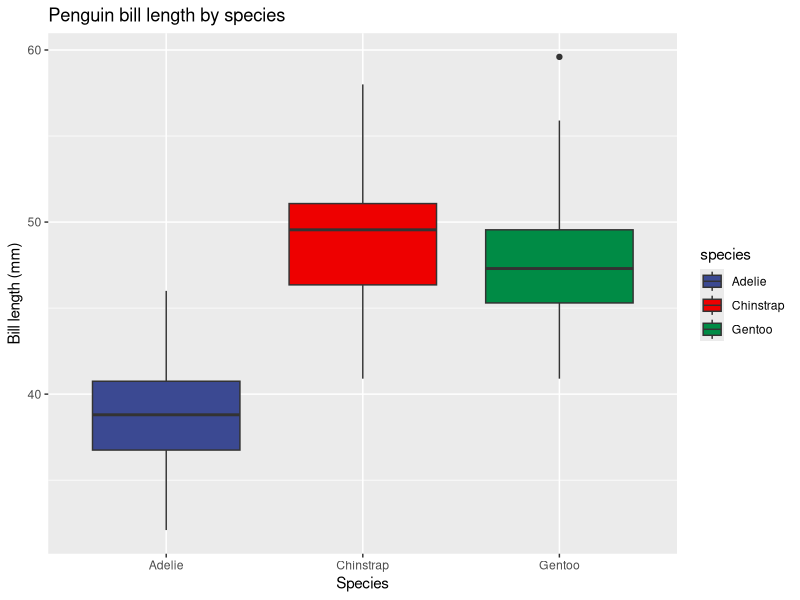
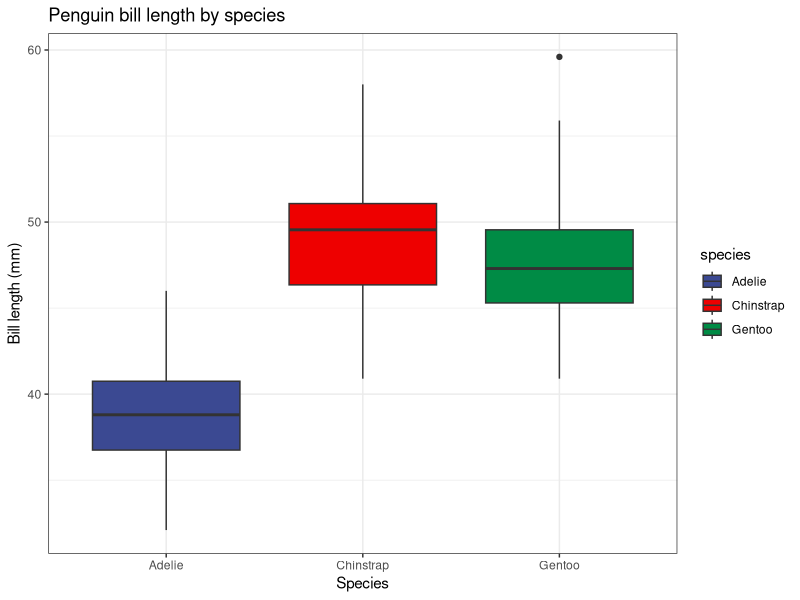
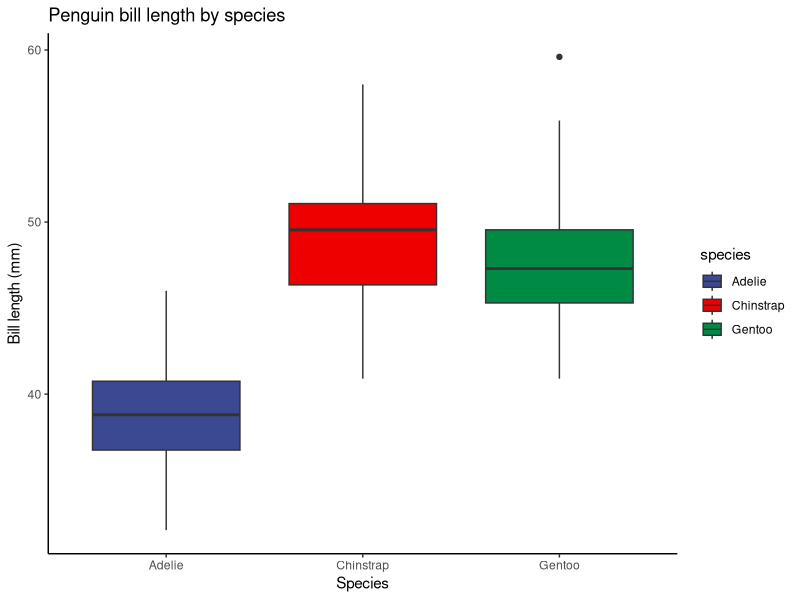
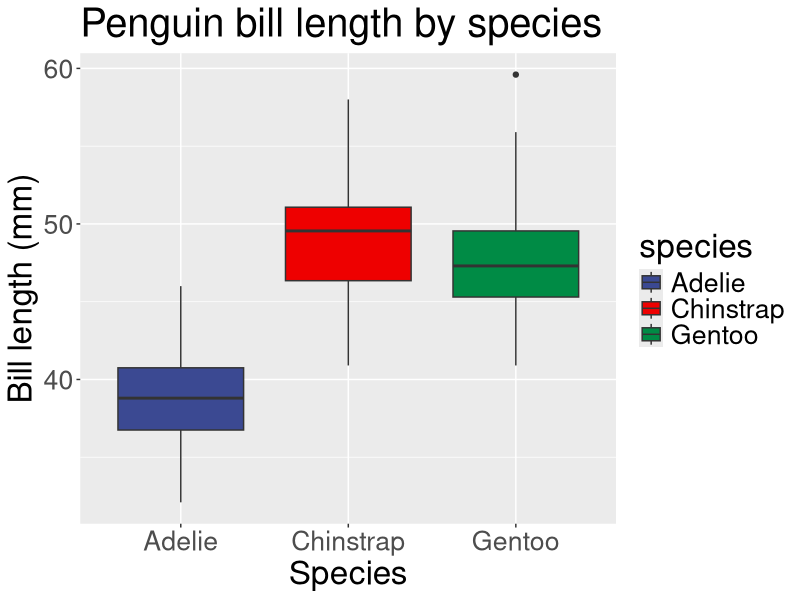
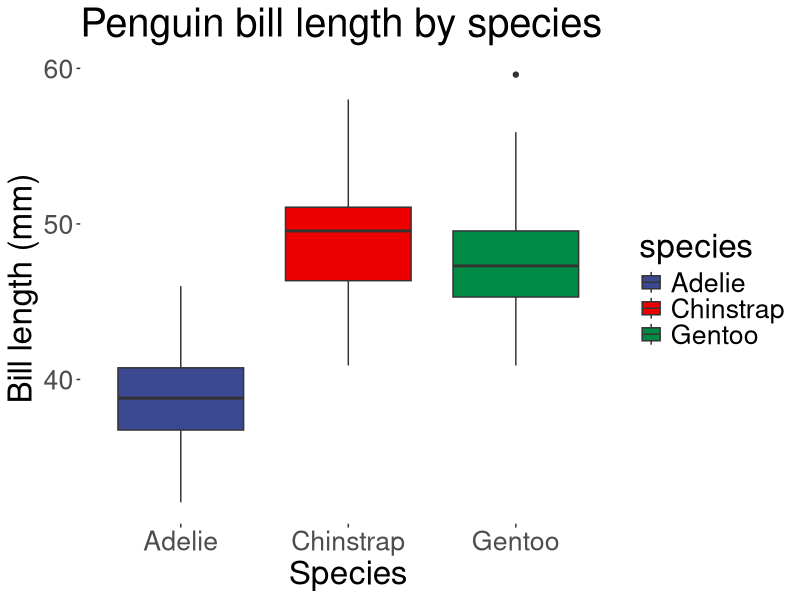
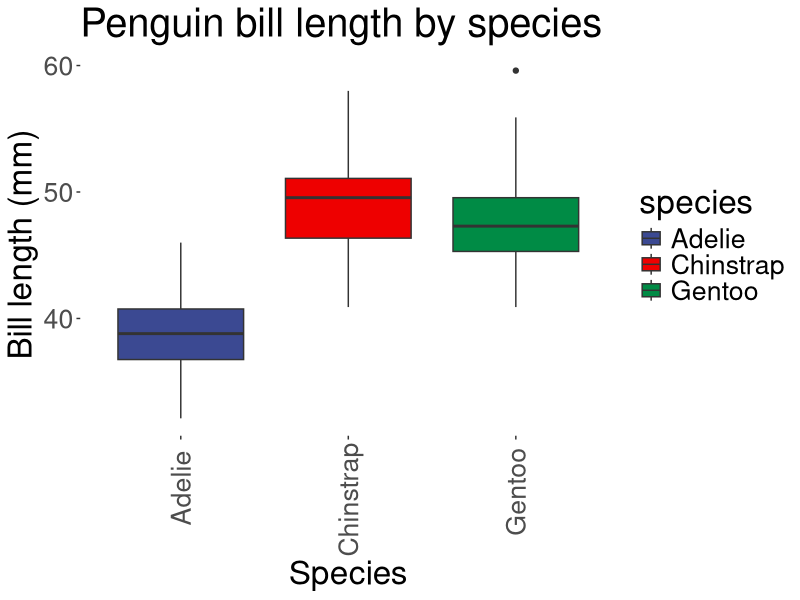

Source code (R) for these figures, in order:
## ---- chunk 1
#| warning: false
#Load packages
library(tidyverse)
library(ggsci) #for easy color scales
library(patchwork) #to make multi-panel plots 
library(palmerpenguins) # our fave penguin friends :)
## ---- chunk 2
ggplot(data=penguins, aes(x=species, y= bill_length_mm)) +
  geom_boxplot(aes(fill=species))+
  scale_fill_aaas()+
  labs(x = 'Species', y='Bill length (mm)', title='Penguin bill length by species')
## ---- chunk 3
ggplot(data=penguins, aes(x=species, y= bill_length_mm)) +
  geom_boxplot(aes(fill=species))+
  scale_fill_aaas()+
  labs(x = 'Species', y='Bill length (mm)', title='Penguin bill length by species')+
  theme_bw()
## ---- chunk 4
ggplot(data=penguins, aes(x=species, y= bill_length_mm)) +
  geom_boxplot(aes(fill=species))+
  scale_fill_aaas()+
  labs(x = 'Species', y='Bill length (mm)', title='Penguin bill length by species')+
  theme_classic()
## ---- chunk 5
ggplot(data=penguins, aes(x=species, y= bill_length_mm)) +
  geom_boxplot(aes(fill=species))+
  scale_fill_aaas()+
  labs(x = 'Species', y='Bill length (mm)', title='Penguin bill length by species')+
  theme(text=element_text(size=24))
## ---- chunk 6
ggplot(data=penguins, aes(x=species, y= bill_length_mm)) +
  geom_boxplot(aes(fill=species))+
  scale_fill_aaas()+
  labs(x = 'Species', y='Bill length (mm)', title='Penguin bill length by species')+
  theme(text=element_text(size=24), panel.background = element_rect(fill="white")) #can use any color
## ---- chunk 7
ggplot(data=penguins, aes(x=species, y= bill_length_mm)) +
  geom_boxplot(aes(fill=species))+
  scale_fill_aaas()+
  labs(x = 'Species', y='Bill length (mm)', title='Penguin bill length by species')+
  theme(text=element_text(size=24), panel.background = element_rect(fill="white"), axis.text.x=element_text(angle=90, vjust=0.5, hjust=0.8)) #can adjust vertical and horizontal text positions
